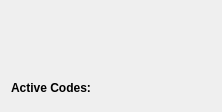
                    <widget class="QWidget" name="tab_4">
                     <attribute name="title">
                      <string>MDI [F5]</string>
                     </attribute>
                     <layout class="QVBoxLayout" name="verticalLayout_4">
                      <property name="spacing">
                       <number>3</number>
                      </property>
                      <property name="topMargin">
                       <number>3</number>
                      </property>
                      <property name="bottomMargin">
                       <number>0</number>
                      </property>
                      <item>
                       <widget class="MDIHistory" name="mdihistory">
                        <property name="sizePolicy">
                         <sizepolicy hsizetype="Preferred" vsizetype="MinimumExpanding">
                          <horstretch>0</horstretch>
                          <verstretch>0</verstretch>
                         </sizepolicy>
                        </property>
                        <property name="minimumSize">
                         <size>
                          <width>200</width>
                          <height>75</height>
                         </size>
                        </property>
                       </widget>
                      </item>
                      <item>
                       <layout class="QHBoxLayout" name="horizontalLayout_11">
                        <property name="spacing">
                         <number>0</number>
                        </property>
                        <item>
                         <widget class="QLabel" name="label_5">
                          <property name="text">
                           <string>&lt;html&gt;&lt;head/&gt;&lt;body&gt;&lt;p&gt;&lt;span style=&quot; font-weight:600;&quot;&gt;Active Codes:&lt;/span&gt;&lt;/p&gt;&lt;/body&gt;&lt;/html&gt;</string>
                          </property>
                         </widget>
                        </item>
                        <item>
                         <widget class="StatusLabel" name="statuslabel_2">
                          <property name="mcodes_status" stdset="0">
                           <bool>true</bool>
                          </property>
                         </widget>
                        </item>
                       </layout>
                      </item>
                      <item>
                       <widget class="StatusLabel" name="statuslabel">
                        <property name="scaledContents">
                         <bool>true</bool>
                        </property>
                        <property name="wordWrap">
                         <bool>true</bool>
                        </property>
                        <property name="gcodes_status" stdset="0">
                         <bool>true</bool>
                        </property>
                       </widget>
                      </item>
                     </layout>
                    </widget>
